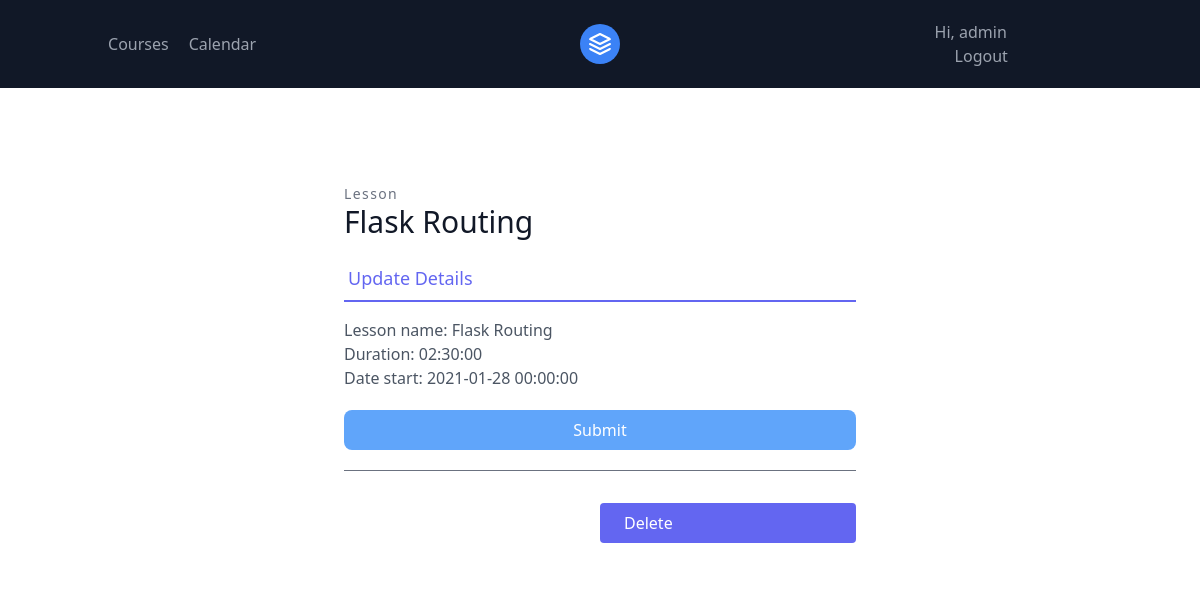
The app's page /lessons/7/update/ (signed in) with its own data.
### lessons/models.py (models this page shows, shortened)
class Lesson(models.Model):
    STATUS = (
        ("Didn't start", "Didn't start",),
        ('In progress', "In progress",),
        ('Ended', 'Ended',),
    )
    lesson_name = models.CharField(max_length=255)
    duration = models.TimeField()
    date_start = models.DateTimeField()
    updated = models.DateTimeField(auto_now=True)
    created = models.DateTimeField(auto_now_add=True)
    status = models.CharField(
        max_length=25,
        choices=STATUS,
        default="Didn't start",
    )
    course = models.ForeignKey(Course, on_delete=models.CASCADE, related_name='lsn_crs')

### lessons/views.py (the view, shortened to what this page needs)
# urls.py: path('<int:pk>/update/', views.LessonUpdateView.as_view(), name='lesson-update'),
class LessonUpdateView(LoginRequiredMixin, generic.UpdateView):
    template_name = 'lessons/lesson_update.html'
    form_class = forms.LessonModelForm
    def get_queryset(self):
        return models.Lesson.objects.all()

### lessons/forms.py
class LessonModelForm(forms.ModelForm):
    class Meta:
        model = models.Lesson
        fields = (
            'lesson_name',
            'duration',
            'date_start',
        )

### templates/lessons/lesson_update.html (shortened to what this page needs)
{% extends 'base.html' %}
{% load tailwind_filters %}
{% block content %}
    <section class="text-gray-600 body-font overflow-hidden">
        <div class="container px-5 py-24 mx-auto">
            <div class="max-w-lg mx-auto">
                <h2 class="text-sm title-font text-gray-500 tracking-widest">Lesson</h2>
                <h1 class="text-gray-900 text-3xl title-font font-medium mb-4">{{ lesson.lesson_name }}</h1>
                <div class="flex mb-4">
                    <a href="#"
                       class="flex-grow text-indigo-500 border-b-2 border-indigo-500 py-2 text-lg px-1">
                        Update Details
                    </a>
                </div>
                <form method="POST">
                    {{ form|crispy }}
                    <div class="mt-5">
                        <button class="w-full text-white bg-blue-400 hover:bg-blue-500 px-3 py-2 rounded-lg"
                                type="submit">
                            Submit
                        </button>
                        <div class="mt-5 py-5 border-t border-gray-500">
                            <a href="{% url 'lessons:lesson-delete' lesson.pk %}"
                               class="w-1/2 mt-3 flex ml-auto text-white bg-indigo-500 border-0 py-2 px-6 focus:outline-none hover:bg-indigo-600 rounded">
                                Delete
                            </a>
                        </div>
                    </div>
                </form>
            </div>
        </div>
    </section>
{% endblock %}

### templates/navbar.html (shortened to what this page needs)
<header class="text-gray-400 bg-gray-900 body-font">
    <div class="container mx-auto flex flex-wrap p-5 flex-col md:flex-row items-center">
        <nav class="flex lg:w-2/5 flex-wrap items-center text-base md:ml-auto">
            {% if request.user.is_authenticated %}
                <a href="{% url 'courses:course-list' %}" class="mr-5 hover:text-white">Courses</a>
                <a href="{% url 'lessons:calendar' %}" class="mr-5 hover:text-white">Calendar</a>
            {% endif %}
        </nav>
        <a class="flex order-first lg:order-none lg:w-1/5 title-font font-medium items-center text-white lg:items-center lg:justify-center mb-4 md:mb-0">
            <svg xmlns="http://www.w3.org/2000/svg" fill="none" stroke="currentColor" stroke-linecap="round"
                 stroke-linejoin="round" stroke-width="2" class="w-10 h-10 text-white p-2 bg-blue-500 rounded-full"
                 viewBox="0 0 24 24">
                <path d="M12 2L2 7l10 5 10-5-10-5zM2 17l10 5 10-5M2 12l10 5 10-5"></path>
            </svg>
        </a>
        <div class="lg:w-2/5 inline-flex lg:justify-end ml-5 lg:ml-0">
            <nav class="flex lg:w-2/5 flex-wrap items-center text-base md:ml-auto">
                {% if request.user.is_authenticated %}
                    Hi, {{ request.user.username }}
                    <a href="{% url 'logout' %}" class="ml-5 mr-5 hover:text-gray-900">Logout</a>
                {% else %}
                    <a href="{% url 'login' %}" class="ml-5 mr-5 hover:text-gray-900">Login</a>
                {% endif %}
            </nav>
        </div>
    </div>
</header>

### records on screen
Lesson: lesson_name "Flask Routing", duration "02:30:00", date_start "2021-01-28 00:00:00"

### other values on screen
{{ request.user.username }} "admin"
